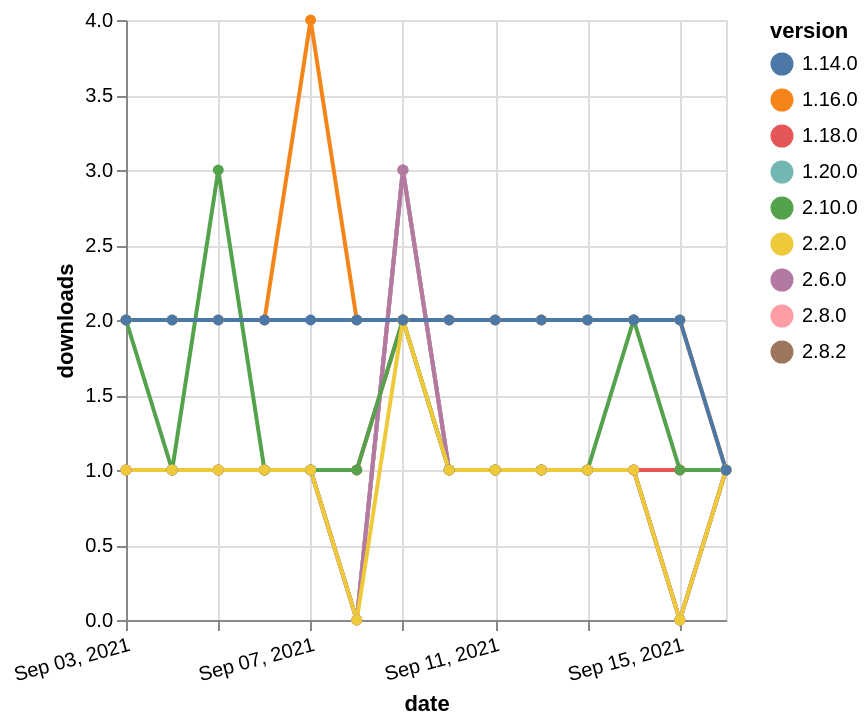

Vega-Lite specification for this chart:
### Vega-Lite specification from a JSON file in a GitHub repository (floating-point values rounded to 4 significant figures)
{"$schema": "https://vega.github.io/schema/vega-lite/v5.json", "description": "A simple bar chart with embedded data.", "data": {"values": [{"date": "2021-09-03", "total": 122, "delta": 1, "version": "2.8.2"}, {"date": "2021-09-04", "total": 123, "delta": 1, "version": "2.8.2"}, {"date": "2021-09-05", "total": 124, "delta": 1, "version": "2.8.2"}, {"date": "2021-09-06", "total": 125, "delta": 1, "version": "2.8.2"}, {"date": "2021-09-07", "total": 126, "delta": 1, "version": "2.8.2"}, {"date": "2021-09-08", "total": 126, "delta": 0, "version": "2.8.2"}, {"date": "2021-09-09", "total": 129, "delta": 3, "version": "2.8.2"}, {"date": "2021-09-10", "total": 130, "delta": 1, "version": "2.8.2"}, {"date": "2021-09-11", "total": 131, "delta": 1, "version": "2.8.2"}, {"date": "2021-09-12", "total": 132, "delta": 1, "version": "2.8.2"}, {"date": "2021-09-13", "total": 133, "delta": 1, "version": "2.8.2"}, {"date": "2021-09-14", "total": 134, "delta": 1, "version": "2.8.2"}, {"date": "2021-09-15", "total": 134, "delta": 0, "version": "2.8.2"}, {"date": "2021-09-16", "total": 135, "delta": 1, "version": "2.8.2"}, {"date": "2021-09-03", "total": 336, "delta": 1, "version": "1.18.0"}, {"date": "2021-09-04", "total": 337, "delta": 1, "version": "1.18.0"}, {"date": "2021-09-05", "total": 338, "delta": 1, "version": "1.18.0"}, {"date": "2021-09-06", "total": 339, "delta": 1, "version": "1.18.0"}, {"date": "2021-09-07", "total": 340, "delta": 1, "version": "1.18.0"}, {"date": "2021-09-08", "total": 341, "delta": 1, "version": "1.18.0"}, {"date": "2021-09-09", "total": 343, "delta": 2, "version": "1.18.0"}, {"date": "2021-09-10", "total": 344, "delta": 1, "version": "1.18.0"}, {"date": "2021-09-11", "total": 345, "delta": 1, "version": "1.18.0"}, {"date": "2021-09-12", "total": 346, "delta": 1, "version": "1.18.0"}, {"date": "2021-09-13", "total": 347, "delta": 1, "version": "1.18.0"}, {"date": "2021-09-14", "total": 348, "delta": 1, "version": "1.18.0"}, {"date": "2021-09-15", "total": 349, "delta": 1, "version": "1.18.0"}, {"date": "2021-09-16", "total": 350, "delta": 1, "version": "1.18.0"}, {"date": "2021-09-03", "total": 207, "delta": 1, "version": "1.20.0"}, {"date": "2021-09-04", "total": 208, "delta": 1, "version": "1.20.0"}, {"date": "2021-09-05", "total": 209, "delta": 1, "version": "1.20.0"}, {"date": "2021-09-06", "total": 210, "delta": 1, "version": "1.20.0"}, {"date": "2021-09-07", "total": 211, "delta": 1, "version": "1.20.0"}, {"date": "2021-09-08", "total": 211, "delta": 0, "version": "1.20.0"}, {"date": "2021-09-09", "total": 214, "delta": 3, "version": "1.20.0"}, {"date": "2021-09-10", "total": 215, "delta": 1, "version": "1.20.0"}, {"date": "2021-09-11", "total": 216, "delta": 1, "version": "1.20.0"}, {"date": "2021-09-12", "total": 217, "delta": 1, "version": "1.20.0"}, {"date": "2021-09-13", "total": 218, "delta": 1, "version": "1.20.0"}, {"date": "2021-09-14", "total": 219, "delta": 1, "version": "1.20.0"}, {"date": "2021-09-15", "total": 219, "delta": 0, "version": "1.20.0"}, {"date": "2021-09-16", "total": 220, "delta": 1, "version": "1.20.0"}, {"date": "2021-09-03", "total": 139, "delta": 1, "version": "2.8.0"}, {"date": "2021-09-04", "total": 140, "delta": 1, "version": "2.8.0"}, {"date": "2021-09-05", "total": 141, "delta": 1, "version": "2.8.0"}, {"date": "2021-09-06", "total": 142, "delta": 1, "version": "2.8.0"}, {"date": "2021-09-07", "total": 143, "delta": 1, "version": "2.8.0"}, {"date": "2021-09-08", "total": 143, "delta": 0, "version": "2.8.0"}, {"date": "2021-09-09", "total": 146, "delta": 3, "version": "2.8.0"}, {"date": "2021-09-10", "total": 147, "delta": 1, "version": "2.8.0"}, {"date": "2021-09-11", "total": 148, "delta": 1, "version": "2.8.0"}, {"date": "2021-09-12", "total": 149, "delta": 1, "version": "2.8.0"}, {"date": "2021-09-13", "total": 150, "delta": 1, "version": "2.8.0"}, {"date": "2021-09-14", "total": 151, "delta": 1, "version": "2.8.0"}, {"date": "2021-09-15", "total": 151, "delta": 0, "version": "2.8.0"}, {"date": "2021-09-16", "total": 152, "delta": 1, "version": "2.8.0"}, {"date": "2021-09-03", "total": 2462, "delta": 2, "version": "1.16.0"}, {"date": "2021-09-04", "total": 2464, "delta": 2, "version": "1.16.0"}, {"date": "2021-09-05", "total": 2466, "delta": 2, "version": "1.16.0"}, {"date": "2021-09-06", "total": 2468, "delta": 2, "version": "1.16.0"}, {"date": "2021-09-07", "total": 2472, "delta": 4, "version": "1.16.0"}, {"date": "2021-09-08", "total": 2474, "delta": 2, "version": "1.16.0"}, {"date": "2021-09-09", "total": 2476, "delta": 2, "version": "1.16.0"}, {"date": "2021-09-10", "total": 2478, "delta": 2, "version": "1.16.0"}, {"date": "2021-09-11", "total": 2480, "delta": 2, "version": "1.16.0"}, {"date": "2021-09-12", "total": 2482, "delta": 2, "version": "1.16.0"}, {"date": "2021-09-13", "total": 2484, "delta": 2, "version": "1.16.0"}, {"date": "2021-09-14", "total": 2486, "delta": 2, "version": "1.16.0"}, {"date": "2021-09-15", "total": 2488, "delta": 2, "version": "1.16.0"}, {"date": "2021-09-16", "total": 2489, "delta": 1, "version": "1.16.0"}, {"date": "2021-09-03", "total": 150, "delta": 1, "version": "2.6.0"}, {"date": "2021-09-04", "total": 151, "delta": 1, "version": "2.6.0"}, {"date": "2021-09-05", "total": 152, "delta": 1, "version": "2.6.0"}, {"date": "2021-09-06", "total": 153, "delta": 1, "version": "2.6.0"}, {"date": "2021-09-07", "total": 154, "delta": 1, "version": "2.6.0"}, {"date": "2021-09-08", "total": 154, "delta": 0, "version": "2.6.0"}, {"date": "2021-09-09", "total": 157, "delta": 3, "version": "2.6.0"}, {"date": "2021-09-10", "total": 158, "delta": 1, "version": "2.6.0"}, {"date": "2021-09-11", "total": 159, "delta": 1, "version": "2.6.0"}, {"date": "2021-09-12", "total": 160, "delta": 1, "version": "2.6.0"}, {"date": "2021-09-13", "total": 161, "delta": 1, "version": "2.6.0"}, {"date": "2021-09-14", "total": 162, "delta": 1, "version": "2.6.0"}, {"date": "2021-09-15", "total": 162, "delta": 0, "version": "2.6.0"}, {"date": "2021-09-16", "total": 163, "delta": 1, "version": "2.6.0"}, {"date": "2021-09-03", "total": 110, "delta": 2, "version": "2.10.0"}, {"date": "2021-09-04", "total": 111, "delta": 1, "version": "2.10.0"}, {"date": "2021-09-05", "total": 114, "delta": 3, "version": "2.10.0"}, {"date": "2021-09-06", "total": 115, "delta": 1, "version": "2.10.0"}, {"date": "2021-09-07", "total": 116, "delta": 1, "version": "2.10.0"}, {"date": "2021-09-08", "total": 117, "delta": 1, "version": "2.10.0"}, {"date": "2021-09-09", "total": 119, "delta": 2, "version": "2.10.0"}, {"date": "2021-09-10", "total": 120, "delta": 1, "version": "2.10.0"}, {"date": "2021-09-11", "total": 121, "delta": 1, "version": "2.10.0"}, {"date": "2021-09-12", "total": 122, "delta": 1, "version": "2.10.0"}, {"date": "2021-09-13", "total": 123, "delta": 1, "version": "2.10.0"}, {"date": "2021-09-14", "total": 125, "delta": 2, "version": "2.10.0"}, {"date": "2021-09-15", "total": 126, "delta": 1, "version": "2.10.0"}, {"date": "2021-09-16", "total": 127, "delta": 1, "version": "2.10.0"}, {"date": "2021-09-03", "total": 178, "delta": 1, "version": "2.2.0"}, {"date": "2021-09-04", "total": 179, "delta": 1, "version": "2.2.0"}, {"date": "2021-09-05", "total": 180, "delta": 1, "version": "2.2.0"}, {"date": "2021-09-06", "total": 181, "delta": 1, "version": "2.2.0"}, {"date": "2021-09-07", "total": 182, "delta": 1, "version": "2.2.0"}, {"date": "2021-09-08", "total": 182, "delta": 0, "version": "2.2.0"}, {"date": "2021-09-09", "total": 184, "delta": 2, "version": "2.2.0"}, {"date": "2021-09-10", "total": 185, "delta": 1, "version": "2.2.0"}, {"date": "2021-09-11", "total": 186, "delta": 1, "version": "2.2.0"}, {"date": "2021-09-12", "total": 187, "delta": 1, "version": "2.2.0"}, {"date": "2021-09-13", "total": 188, "delta": 1, "version": "2.2.0"}, {"date": "2021-09-14", "total": 189, "delta": 1, "version": "2.2.0"}, {"date": "2021-09-15", "total": 189, "delta": 0, "version": "2.2.0"}, {"date": "2021-09-16", "total": 190, "delta": 1, "version": "2.2.0"}, {"date": "2021-09-03", "total": 2323, "delta": 2, "version": "1.14.0"}, {"date": "2021-09-04", "total": 2325, "delta": 2, "version": "1.14.0"}, {"date": "2021-09-05", "total": 2327, "delta": 2, "version": "1.14.0"}, {"date": "2021-09-06", "total": 2329, "delta": 2, "version": "1.14.0"}, {"date": "2021-09-07", "total": 2331, "delta": 2, "version": "1.14.0"}, {"date": "2021-09-08", "total": 2333, "delta": 2, "version": "1.14.0"}, {"date": "2021-09-09", "total": 2335, "delta": 2, "version": "1.14.0"}, {"date": "2021-09-10", "total": 2337, "delta": 2, "version": "1.14.0"}, {"date": "2021-09-11", "total": 2339, "delta": 2, "version": "1.14.0"}, {"date": "2021-09-12", "total": 2341, "delta": 2, "version": "1.14.0"}, {"date": "2021-09-13", "total": 2343, "delta": 2, "version": "1.14.0"}, {"date": "2021-09-14", "total": 2345, "delta": 2, "version": "1.14.0"}, {"date": "2021-09-15", "total": 2347, "delta": 2, "version": "1.14.0"}, {"date": "2021-09-16", "total": 2348, "delta": 1, "version": "1.14.0"}]}, "width": "container", "mark": {"type": "line", "point": {"filled": true}}, "encoding": {"x": {"field": "date", "type": "temporal", "timeUnit": "yearmonthdate", "title": "date", "axis": {"labelAngle": -15}}, "y": {"field": "delta", "type": "quantitative", "title": "downloads"}, "color": {"field": "version", "type": "nominal"}, "tooltip": {"field": "delta"}}}
